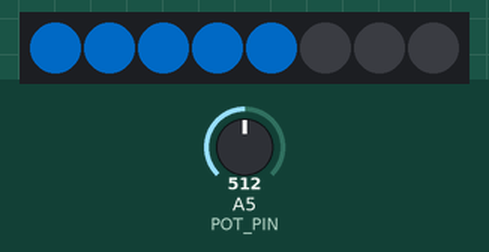
This sketch was run on a simulated Arduino Uno, built with avr-gcc and run on an emulated ATmega328P. Shown: 8 RGB LEDs in strip order, left to right. The test bench sets the inputs (shaded band); at power-on: A5 (POT_PIN) = 512. Dim RGB values are drawn brighter than linear.

Above: at 1.2 s.
1.3 s: A5 (POT_PIN) set to 882
At 2.2 s:
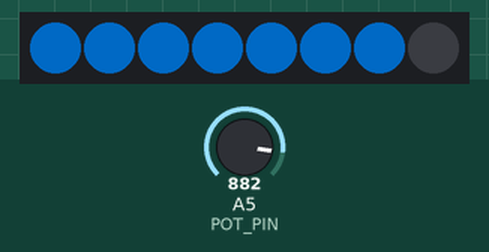
2.8 s: A5 (POT_PIN) set to 914
At 3.3 s:
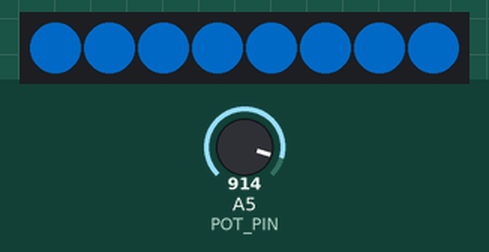
4.3 s: A5 (POT_PIN) set to 716
At 5.5 s:
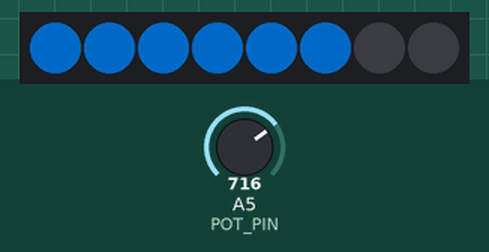
5.8 s: A5 (POT_PIN) set to 900
At 6.8 s:
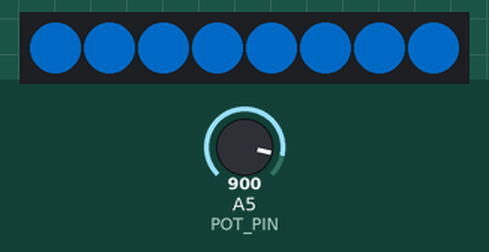
Timing chart, 0 to 8.3 s (numbered marks = the images above; inputs shaded):
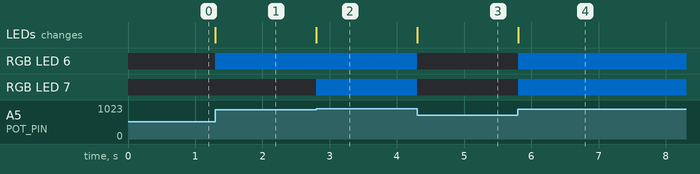

The sketch:

fill.ino
```cpp
#include <Adafruit_NeoPixel.h>

const int POT_PIN = 5;
const int NEOPIXEL_PIN = 5;
const int NUM_LEDS = 8;
const float MAX_POT_VALUE = 1024.0;
int pot_value = 0;

Adafruit_NeoPixel strip = Adafruit_NeoPixel(NUM_LEDS, NEOPIXEL_PIN, NEO_GRB + NEO_KHZ800);

void setup() {
  strip.begin();
  strip.setBrightness(127);
  strip.show();
}

void loop() {
  strip.clear();

  pot_value = analogRead(POT_PIN);
  for (int i = 0; i <= (NUM_LEDS * pot_value / MAX_POT_VALUE); i++) {
    strip.setPixelColor(i, 0, 101, 189);
  }

  strip.show();
}
```

Measured:
- the behaviour switches between 895 and 896 on A5 (POT_PIN) (found by bisection; images 1 and 2)
- after the input at 1.3 s, RGB LED 6: off → RGB(0, 50, 94) at once; the LEDs: change at once (image 1)
- after the input at 2.8 s, RGB LED 7: off → RGB(0, 50, 94) at once; the LEDs: change at once (image 2)
- after the input at 4.3 s, RGB LED 6, RGB LED 7: RGB(0, 50, 94) → off at once; the LEDs: change at once (image 3)
- after the input at 5.8 s, RGB LED 6, RGB LED 7: off → RGB(0, 50, 94) at once; the LEDs: change at once (image 4)
